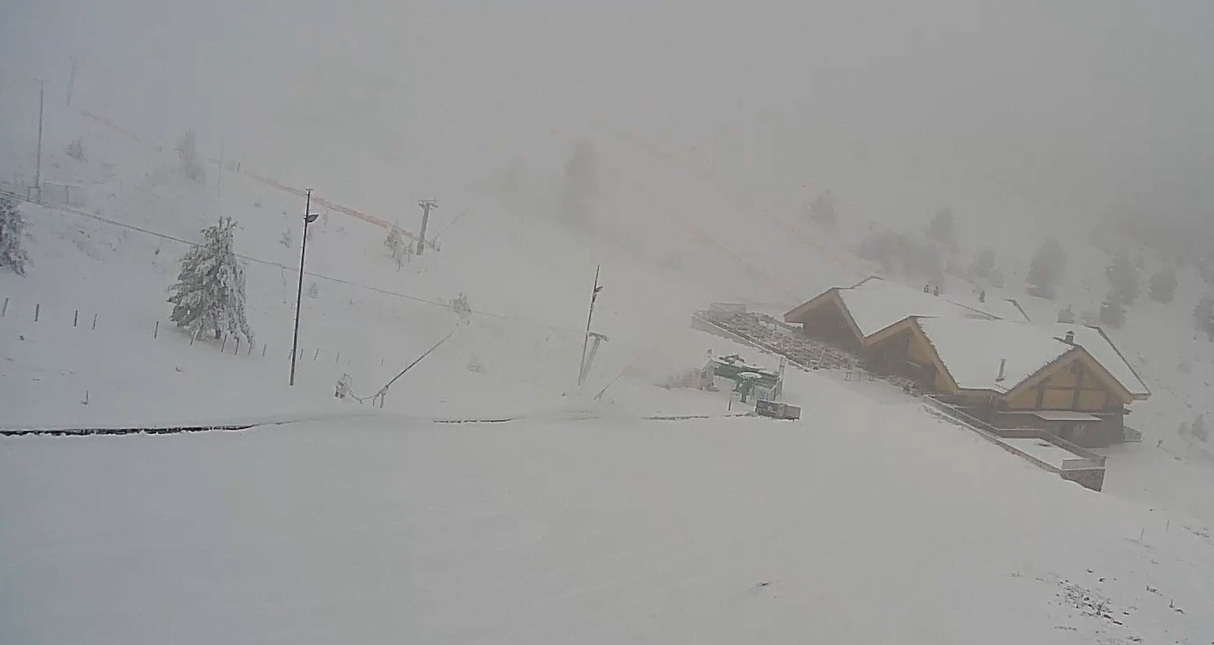
#> input picture mountain_2.png, 1214 x 645 px, found by its file name
$ python make_synthetic_avalanche.py mountain_2.png
#> lines starting #> are read from the running program, lines starting #| are printed output that depends on the picture
"""Synthetic test: paint a rough, shadowed avalanche tongue onto an image.

Usage: python make_synthetic_avalanche.py mountain_2.png
Writes avalanche_small.png and avalanche_big.png to the current folder.
"""
import sys

import cv2
import numpy as np

img = cv2.imread(sys.argv[1])
#> img is the input picture: shape (645, 1214, 3); mean B, G, R 154.4, 154.8, 154
h, w = img.shape[:2]
#> h = 645; w = 1214
rng = np.random.default_rng(0)

for name, scale in (("small", 0.5), ("big", 1.6)):
    # Tongue-shaped debris path running downslope
    x0, y0 = int(w * 0.30), int(h * 0.18)
    pts = np.array([[x0, y0], [x0 + int(80 * scale), y0],
                    [x0 + int(260 * scale), y0 + int(330 * scale)],
                    [x0 + int(60 * scale), y0 + int(360 * scale)]], np.int32)
    mask = np.zeros((h, w), np.uint8)
    cv2.fillPoly(mask, [pts], 255)
    mask = cv2.GaussianBlur(mask, (31, 31), 0).astype(np.float32) / 255

    # Rough, partly shadowed debris surface
    noise = cv2.GaussianBlur(rng.normal(0.65, 0.12, (h, w)).astype(np.float32), (7, 7), 0)
    factor = 1 - mask * (1 - noise)
    out = np.clip(img.astype(np.float32) * factor[..., None], 0, 255).astype(np.uint8)
    cv2.imwrite(f"avalanche_{name}.png", out)
#> this loop made 2 passes
#> pass 2, `out = np.clip(img.astype(np.float32) * factor[..., None], 0, 255).asty..`:
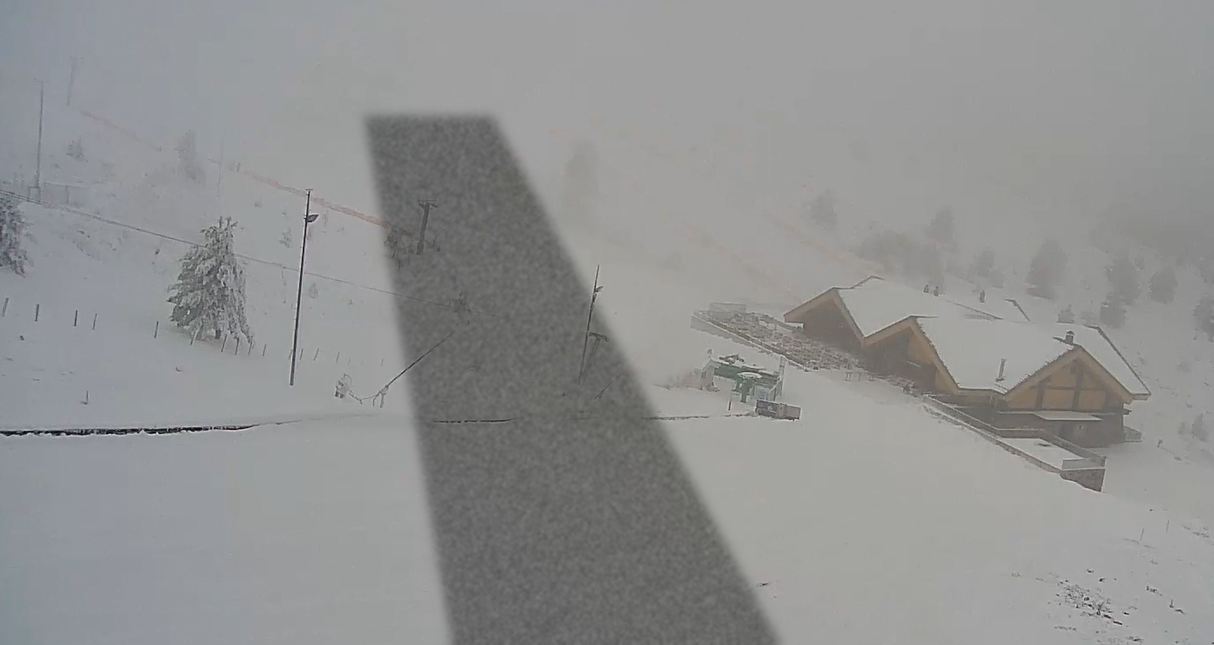
#> out: shape (645, 1214, 3); mean B, G, R 145.7, 146, 145.2
#> after the loop:
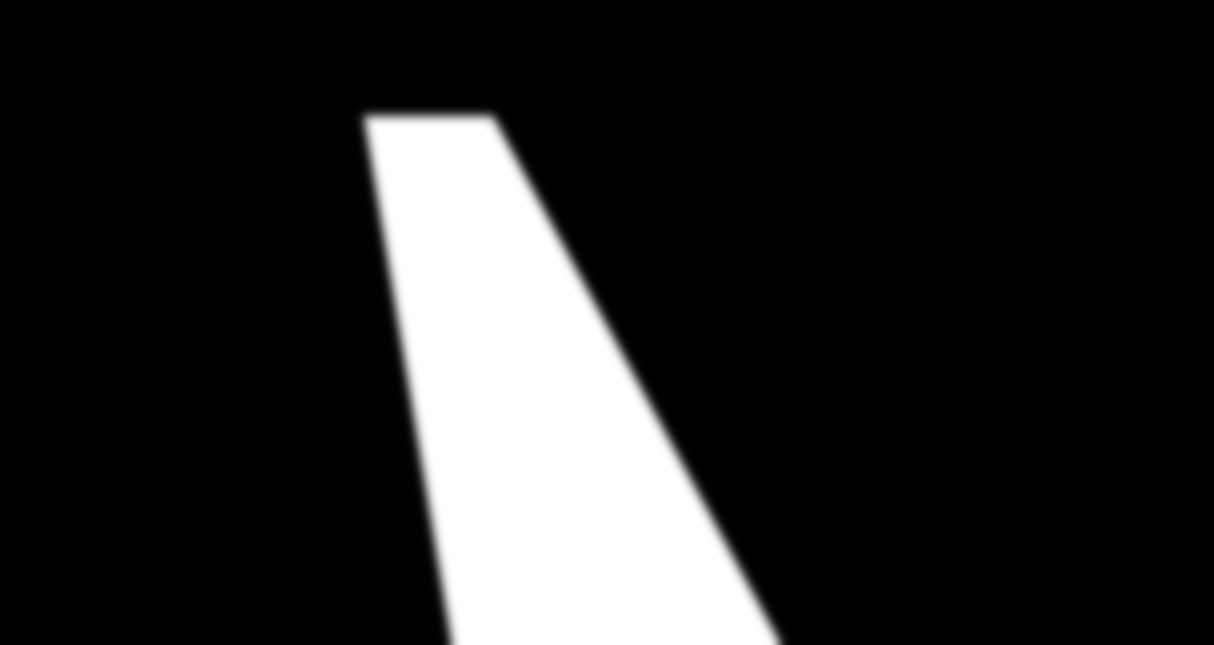
#> mask: shape (645, 1214) float32; min 0, max 1, mean 0.155

$ run again, with mountain_1.png copied over mountain_2.png
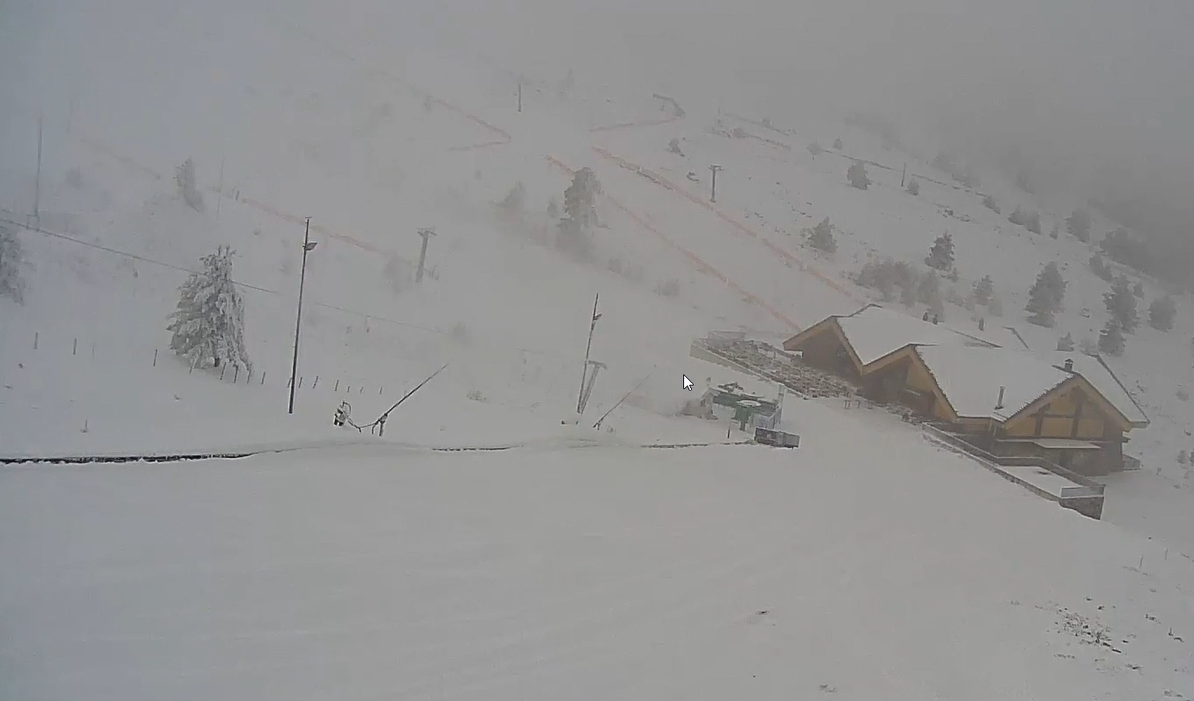
#> input picture mountain_1.png, 1194 x 701 px, found by its file name
#> img is the input picture: shape (701, 1194, 3); mean B, G, R 146.7, 146.4, 146.1
#> the loop `for name, scale in (("small", 0.5), ("big", 1.6)):` made 2 passes
#> pass 2, `out = np.clip(img.astype(np.float32) * factor[..., None], 0, 255).asty..`:
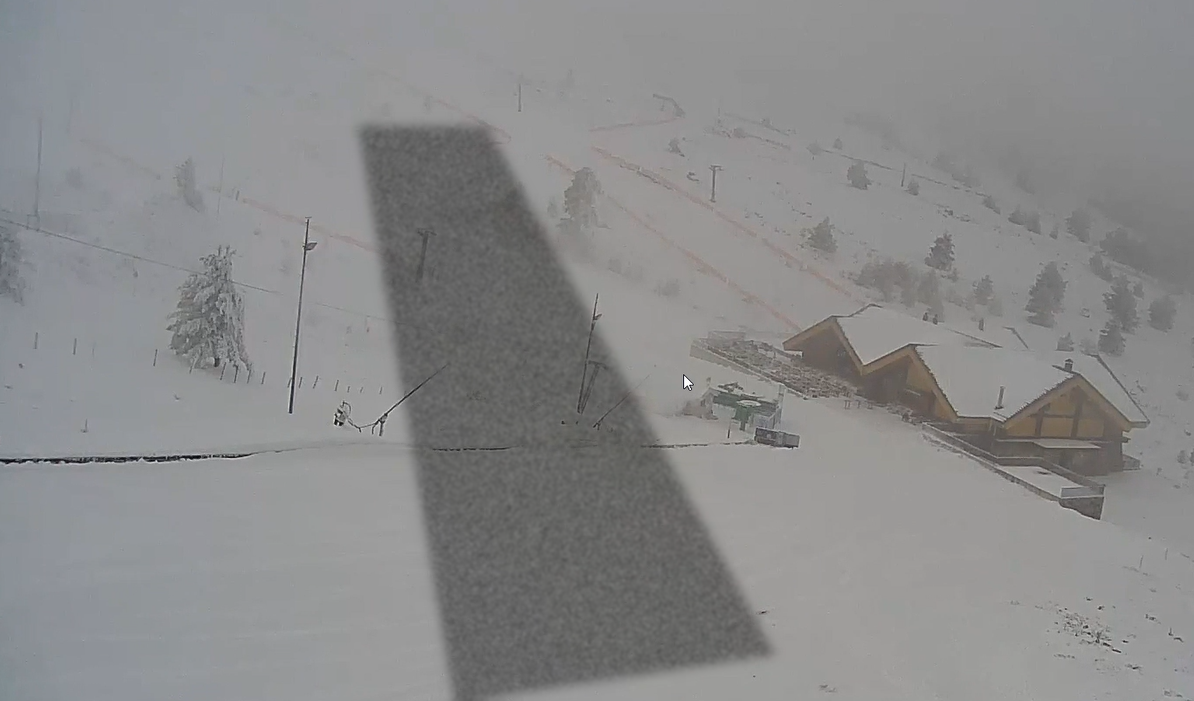
#> out: shape (701, 1194, 3); mean B, G, R 138.3, 137.9, 137.7
#> after the loop `for name, scale in (("small", 0.5), ("big", 1.6)):`:
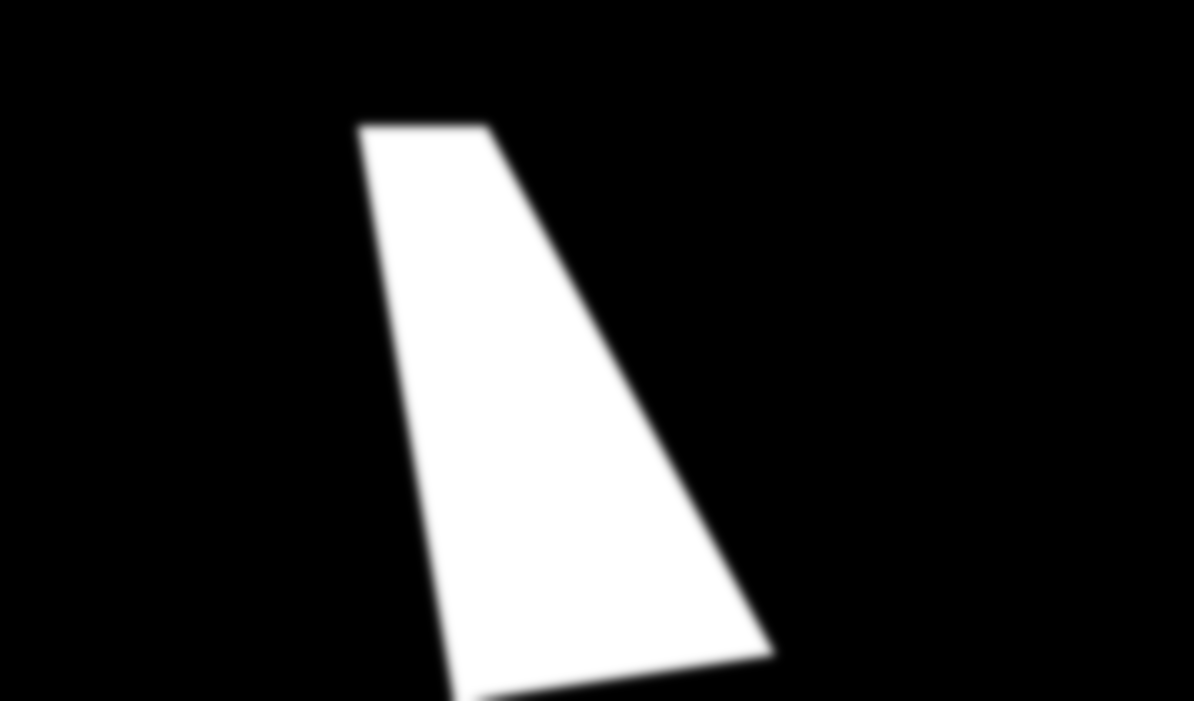
#> mask: shape (701, 1194) float32; min 0, max 1, mean 0.154
